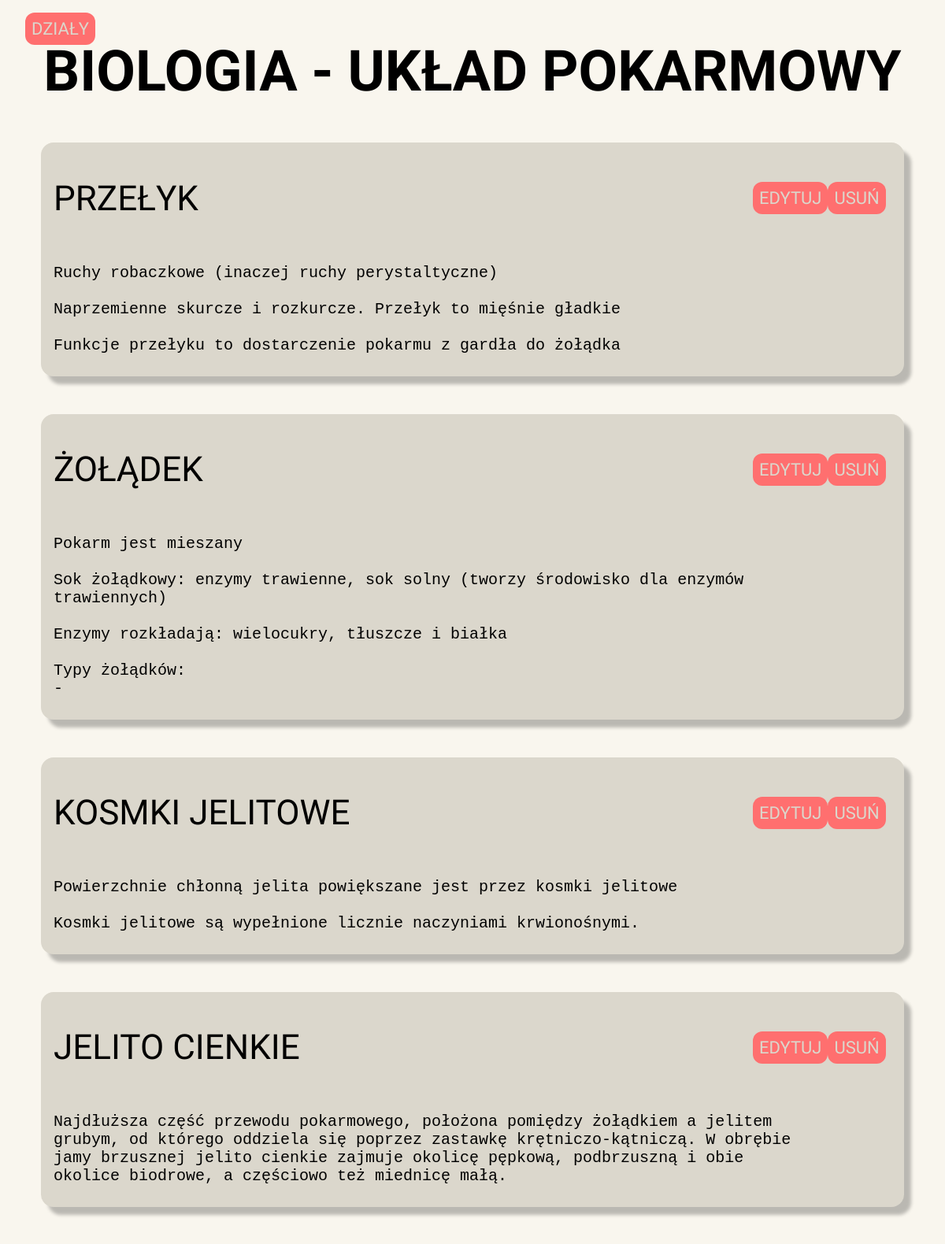
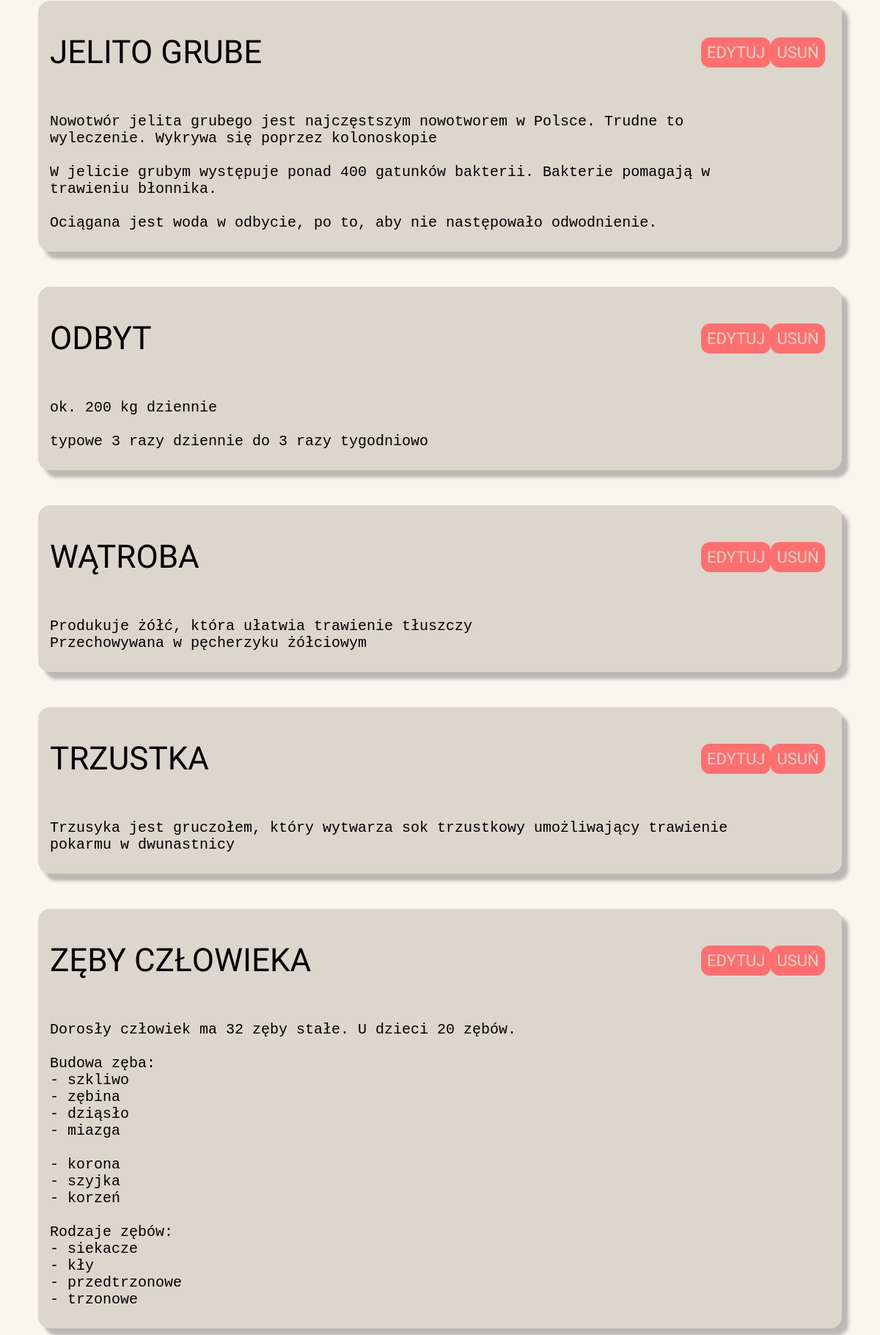
The page /biology/unit/8 (signed in, upper part) on the database its author committed (2 pictures, top to bottom).
### biology/models.py (models this page shows, shortened)
class Units(models.Model):
    unitId = models.AutoField(primary_key=True, auto_created=True)
    unitName = models.CharField(max_length=200)
    def __str__(self):
        return self.unitName

class Notes(models.Model):
    noteId = models.AutoField(primary_key=True, auto_created=True)
    unitId = models.ForeignKey(Units, default=1, on_delete=models.CASCADE)
    noteTitle = models.CharField(max_length=200)
    noteContent = models.TextField()

### biology/views.py (the view)
# urls.py: path('unit/<int:unitId>', views.unit, name='unit'),
def unit(request, unitId):
    if not request.user.is_authenticated:
        return redirect('/accounts/login')
    unit = Units.objects.get(pk=unitId)
    notes = Notes.objects.all().filter(unitId=unitId)
    return render(request, 'biology/unit.html', {'unit': unit, 'notes': notes})

### templates/biology/unit.html (shortened to what this page needs)
{% extends "base.html" %}
{% load static %}
{% block css %}
    <link rel="stylesheet" href="{% static 'unit.css' %}">
{% endblock %}
{% block content %}
    <div class="unit-header">
        <div class="go-back">
            <a href="/biology/units">Działy</a>
        </div>
        <h1 class="unit-title">Biologia - {{ unit }}</h1>
    </div>
    {% if notes %}
        {% for note in notes %}
            <div class="notes">
                <span class="notes-header">
                    <h2 class="notes-title">{{ note.noteTitle }}</h2>
                    <div class="notes-header-buttons">
                        <div class="note-edit">
                            <a href="/biology/notes/edit/{{ note.noteId }}">Edytuj</a>
                        </div>
                        <div class="note-delete">
                            <a href="/biology/notes/delete/{{ note.noteId  }}">Usuń</a>
                        </div>
                    </div>
                </span>
                <div class='notes-content'>
                    <pre style="overflow: auto; white-space: pre-wrap; word-wrap: break-word;">{{ note.noteContent }}</pre>
                </div>
            </div>
        {% endfor %}
    {% endif %}
{% endblock %}

### static/unit.css (style rules this page uses)
body { margin: 0; padding: 0; display: flex; flex-direction: column; justify-content: center; align-items: center; background: #F9F6EE; }
.unit-header { display: flex; align-items: center; }
.go-back { font-size: 1.2em; padding: 0.5em; }
.unit-title { color: #000; font-family: 'Raleway'; font-size: 72px; font-style: normal; font-weight: 600; line-height: normal; text-transform: uppercase; justify-self: start; }
.notes { width: 90%; max-width: 90%; border-radius: 16px; background: #DBD7CC; box-shadow: 9px 10px 4px 0px rgba(0, 0, 0, 0.25); padding: 0.5em 0 0.5em 1em; margin-bottom: 3em; }
.notes-header > h2 { color: #000000; font-family: 'Roboto Condensed'; font-size: 44px; font-style: normal; font-weight: 400; line-height: normal; text-transform: uppercase; }
.notes-content { max-width: 90%; color: #000; font-family: 'Roboto Condensed'; font-size: 20px; font-weight: 200; font-weight: light; line-height: normal; }
.notes-header { display: flex; justify-content: space-between; align-items: center; }
.notes-header-buttons { display: flex; justify-content: space-between; width: 10em; margin-right: 2em; }
.note-edit, .note-delete, .note-add, .go-back { display: flex; justify-content: center; align-items: center; border: none; padding: 0.5em; font-size: 1em; font-weight: 700; cursor: pointer; border-radius: 12px; background: #FF6F6F; }
.note-edit > a, .note-delete > a, .note-add > a, .go-back > a { color: #DBD7CC; font-family: 'Roboto Condensed'; font-size: 22px; font-style: normal; font-weight: 400; line-height: normal; text-transform: uppercase; }
a { text-decoration: none; color: black; }
.go-back { position: absolute; top: 1em; left: 2em; }

### rows shown on the page
Units: unitName "UKŁAD POKARMOWY"
Notes: noteTitle "PRZEŁYK", noteContent "Ruchy robaczkowe (inaczej ruchy perystaltyczne) Naprzemienne skurcze i rozkurcze. Przełyk to mięśnie gładkie Funkcje przełyku to dostarczenie pokarmu z gardła do żołądka"
Notes: noteTitle "ŻOŁĄDEK", noteContent "Pokarm jest mieszany Sok żołądkowy: enzymy trawienne, sok solny (tworzy środowisko dla enzymów trawiennych) Enzymy rozkładają: wielocukry, tłuszcze i białka Typy żołądków: -"
Notes: noteTitle "KOSMKI JELITOWE", noteContent "Powierzchnie chłonną jelita powiększane jest przez kosmki jelitowe Kosmki jelitowe są wypełnione licznie naczyniami krwionośnymi."
Notes: noteTitle "JELITO CIENKIE", noteContent "Najdłuższa część przewodu pokarmowego, położona pomiędzy żołądkiem a jelitem grubym, od którego oddziela się poprzez zastawkę krętniczo-kątniczą. W obrębie jamy brzusznej jelito cienkie zajmuje okolicę pępkową, podbrzuszną i obie okolice biodrowe, a częściowo też miednicę małą."
Notes: noteTitle "JELITO GRUBE", noteContent "Nowotwór jelita grubego jest najczęstszym nowotworem w Polsce. Trudne to wyleczenie. Wykrywa się poprzez kolonoskopie W jelicie grubym występuje ponad 400 gatunków bakterii. Bakterie pomagają w trawieniu błonnika. Ociągana jest woda w odbycie, po to, aby nie następowało odwodnienie."
Notes: noteTitle "ODBYT", noteContent "ok. 200 kg dziennie typowe 3 razy dziennie do 3 razy tygodniowo"
Notes: noteTitle "WĄTROBA", noteContent "Produkuje żółć, która ułatwia trawienie tłuszczy Przechowywana w pęcherzyku żółciowym"
Notes: noteTitle "TRZUSTKA", noteContent "Trzusyka jest gruczołem, który wytwarza sok trzustkowy umożliwający trawienie pokarmu w dwunastnicy"
Notes: noteTitle "ZĘBY CZŁOWIEKA", noteContent "Dorosły człowiek ma 32 zęby stałe. U dzieci 20 zębów. Budowa zęba: - szkliwo - zębina - dziąsło - miazga - korona - szyjka - korzeń Rodzaje zębów: - siekacze - kły - przedtrzonowe - trzonowe"
